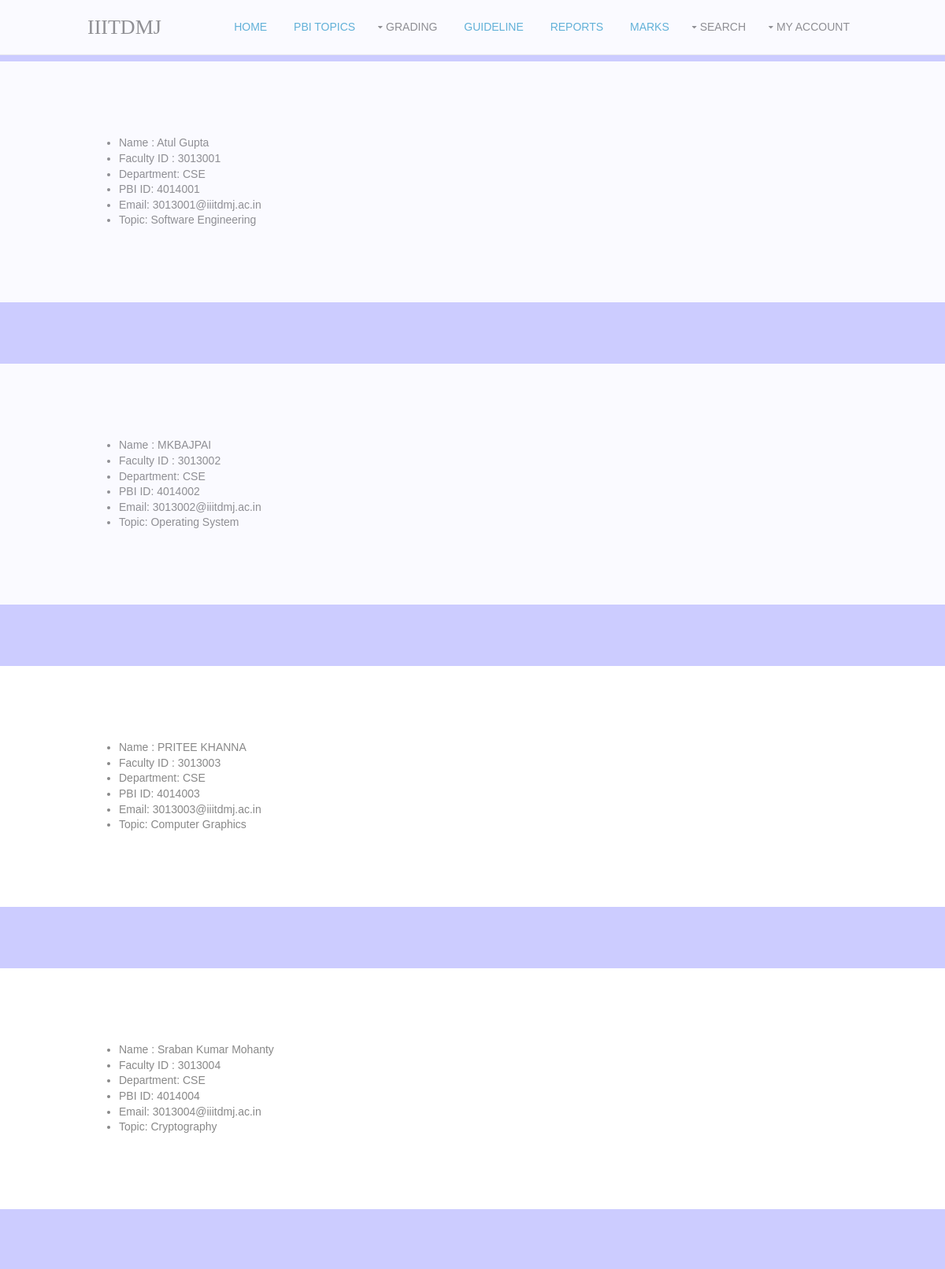
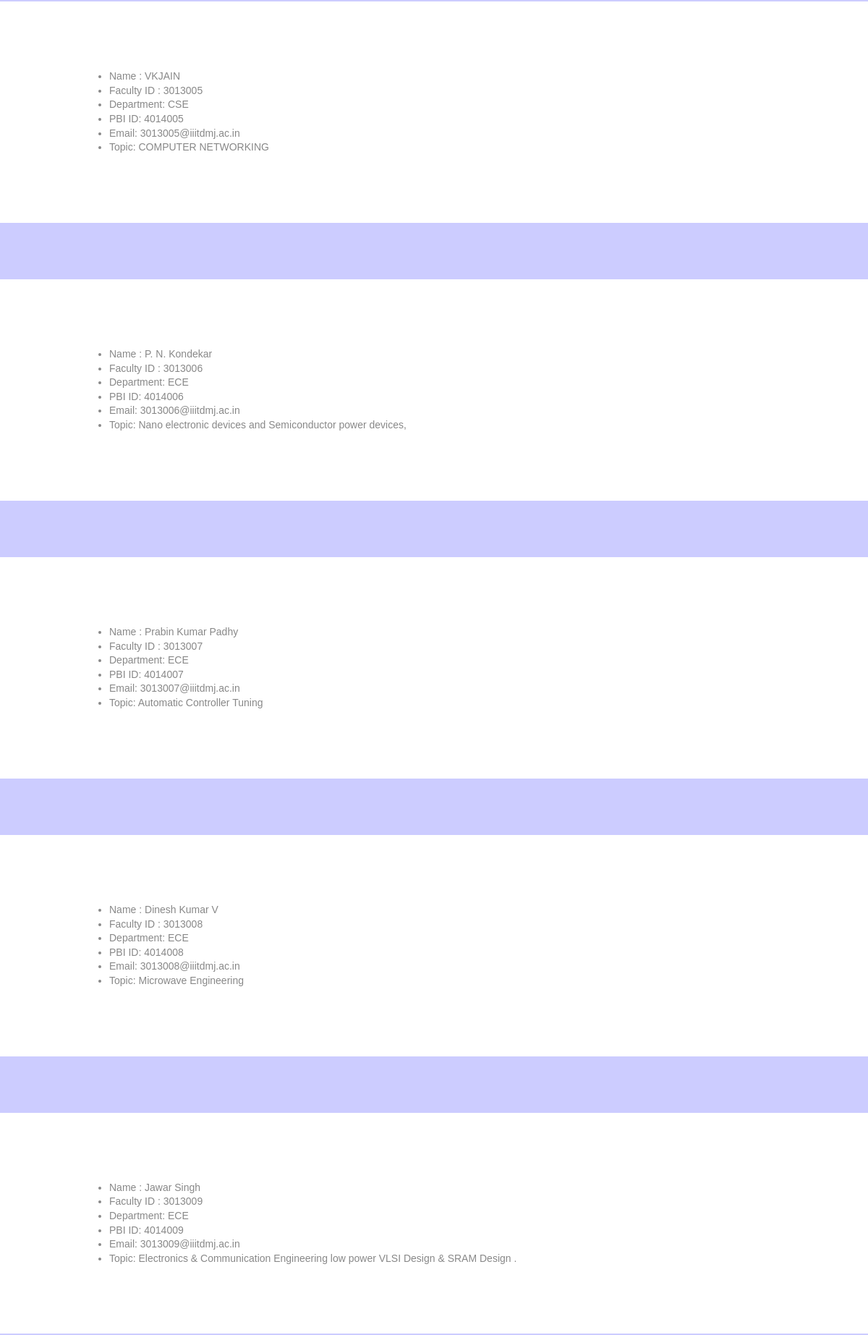
The app's page /Search_faculty.php (upper part) with its own data (2 pictures, top to bottom).
### tables this page shows
CREATE TABLE IF NOT EXISTS `FACULTY` (
  `FNAME` varchar(20) NOT NULL,
  `FACULTY_ID` int(7) NOT NULL,
  `F_P_NUMBER` varchar(10) NOT NULL,
  `EMAIL` varchar(30) NOT NULL,
  `DEPARTMENT` varchar(3) NOT NULL,
  PRIMARY KEY (`FACULTY_ID`)
);

### Search_faculty.php (the view, shortened to what this page needs)
<?php
  echo'<div style="opacity:0.9;margin:0;border-radius:10px;width:100%;">';
    include 'main_chairman.php';
		echo '<div style="" id="head">';
  if(1)
  {
include('db_conn.php');
$qry = "SELECT DISTINCT (
P.PBI_ID
), F.FNAME, F.FACULTY_ID, F.DEPARTMENT, F.EMAIL, P.TOPIC_NAME
FROM FACULTY F, PBI P
WHERE F.FACULTY_ID = P.FA_ID
LIMIT 0 , 30";
$result = mysqli_query($link,$qry);
while ($row=mysqli_fetch_assoc($result))
{
	echo '
	  		<br><br><br><br>
	<div class="wrapper row3">
  <main class="container clear">
	<p style="margin-left:50px">
<ul>
<li> Name : '.$row['FNAME'].'</li>
<li> Faculty ID : '.$row['FACULTY_ID'].'</li>
<li> Department: '.$row['DEPARTMENT'].'</li>
<li> PBI ID: '.$row['PBI_ID'].'</li>
<li> Email: '.$row['EMAIL'].'</li>
<li> Topic: '.$row['TOPIC_NAME'].'</li>
</ul>
			</p>
			</div>
			</div>';
}
include 'footer.php';
 }
 else
  {
	exit();
	}
?>

### main_chairman.php (shortened to what this page needs)
<!DOCTYPE html>
<html>
<head>
<link href="layout/styles/layout.css" rel="stylesheet" type="text/css" media="all">
</head>
<body id="top">
<div class="wrapper row0 fixed">
  <header id="header" class="clear">
    <div id="logo" class="fl_left">
         <h1><a href="index_chairman.php">IIITDMJ</a></h1>
    </div>
    <nav id="mainav" class="fl_right">
      <ul class="clear">
        <li class="active"><a href="index_chairman.php">Home</a></li>
		 <li class="active"><a href="index_chairman.php">PBI Topics</a></li>
        <li><a class="drop" href="#">Grading</a>
        </li>
		 <li class="active"><a href="guideline_chairman.php">Guideline</a></li>
		  <li class="active"><a href="reportlist_chairman">Reports</a></li>
		   <li class="active"><a href="marks_chairmanlist.php">Marks</a></li>
			    <li><a class="drop" href="#">Search</a>
        </li>
		    <li><a class="drop" href="#">My Account</a>
        </li>
      </ul>
    </nav>
  </header>
</div>
</body>
</html>

### footer.php (shortened to what this page needs)
<!DOCTYPE html>
<html>
<head>
<link href="layout/styles/layout.css" rel="stylesheet" type="text/css" media="all">
</head>
<body id="top">
</body>
</html>

### layout/styles/layout.css (style rules this page uses)
.row0 { border-bottom:1px solid; }
#header { text-transform:uppercase; }
#header * { margin:0; padding:0; }
#header #logo h1 { margin-top:20px; font-size:26px; text-transform:capitalize; font-variant:small-caps; }
.container { padding:80px 0; }
.row0, .faico a, #mainav *, .shout-content, .overlay ::before, .overlay ::after, .boxedicon a, .clients ul li *, #backtotop { transition:all .5s ease-in-out; }
nav ul, nav ol { margin:0; padding:0; list-style:none; }
#mainav .drop::after, #mainav li li .drop::after, #breadcrumb li a::after, .sidebar nav a::after { position:absolute; font-family:"FontAwesome"; font-size:10px; line-height:10px; }
#mainav { margin-bottom:-1px; }
#mainav ul { text-transform:uppercase; }
#mainav li { display:inline-block; position:relative; margin:0 10px 0 0; padding:0; }
#mainav li:last-child { margin-right:0; }
#mainav li a { display:block; padding:25px 10px; }
#mainav .drop { padding-left:15px; }
#mainav .drop::after, #mainav li li .drop::after { content:"\f0d7"; }
#mainav .drop::after { top:30px; left:5px; }
body { color:#B4B4B4; background-color:#CCCCFF; }
a { color:#56AED4; }
.row0 { color:#888888; background-color:rgba(255,255,255,.8); border-color:#EDEDED; }
.row3 { color:#888888; background-color:#FFFFFF; }
#header #logo h1 a { color:inherit; }
#mainav li a { color:inherit; }
#mainav .active a, #mainav a:hover, #mainav li:hover > a { color:#56AED4; background-color:inherit; }

### layout/styles/framework.css (style rules this page uses)
html { overflow-y:scroll; }
html, body { margin:0; padding:0; font-size:14px; line-height:1.4em; }
.fixed { position:fixed; }
.clear, .group { display:block; }
.clear::before, .clear::after, .group::before, .group::after { display:table; content:""; }
.clear, .clear::after, .group, .group::after { clear:both; }
a { outline:none; text-decoration:none; }
.fl_left, .imgl { float:left; }
.fl_right, .imgr { float:right; }
body, input, textarea, select { font-family:Verdana, Geneva, sans-serif; }
h1, h2, h3, h4, h5, h6, .heading { font-family:Georgia, "Times New Roman", Times, serif; }
h1, h2, h3, h4, h5, h6, .heading { margin:0 0 20px 0; font-size:22px; line-height:normal; font-weight:normal; }
.wrapper { display:block; position:relative; width:100%; margin:0; padding:0; text-align:left; word-wrap:break-word; }
.wrapper.fixed { position:fixed; z-index:999; }
#header, .shout, #pageintro, .container, .clients, #footer, #copyright { display:block; width:978px; margin:0 auto; }
address, article, aside, figcaption, figure, footer, header, main, nav, section { display:block; margin:0; padding:0; }

### records on screen
faculty: FNAME "Atul Gupta", FACULTY_ID "3013001", DEPARTMENT "CSE", PBI_ID "4014001", EMAIL "3013001@iiitdmj.ac.in", TOPIC_NAME "Software Engineering"
faculty: FNAME "MKBAJPAI", FACULTY_ID "3013002", DEPARTMENT "CSE", PBI_ID "4014002", EMAIL "3013002@iiitdmj.ac.in", TOPIC_NAME "Operating System"
faculty: FNAME "PRITEE KHANNA", FACULTY_ID "3013003", DEPARTMENT "CSE", PBI_ID "4014003", EMAIL "3013003@iiitdmj.ac.in", TOPIC_NAME "Computer Graphics"
faculty: FNAME "Sraban Kumar Mohanty", FACULTY_ID "3013004", DEPARTMENT "CSE", PBI_ID "4014004", EMAIL "3013004@iiitdmj.ac.in", TOPIC_NAME "Cryptography"
faculty: FNAME "VKJAIN", FACULTY_ID "3013005", DEPARTMENT "CSE", PBI_ID "4014005", EMAIL "3013005@iiitdmj.ac.in", TOPIC_NAME "COMPUTER NETWORKING"
faculty: FNAME "P. N. Kondekar", FACULTY_ID "3013006", DEPARTMENT "ECE", PBI_ID "4014006", EMAIL "3013006@iiitdmj.ac.in", TOPIC_NAME "Nano electronic devices and Semiconductor power devices,"
faculty: FNAME "Prabin Kumar Padhy", FACULTY_ID "3013007", DEPARTMENT "ECE", PBI_ID "4014007", EMAIL "3013007@iiitdmj.ac.in", TOPIC_NAME "Automatic Controller Tuning"
faculty: FNAME "Dinesh Kumar V", FACULTY_ID "3013008", DEPARTMENT "ECE", PBI_ID "4014008", EMAIL "3013008@iiitdmj.ac.in", TOPIC_NAME "Microwave Engineering"
faculty: FNAME "Jawar Singh", FACULTY_ID "3013009", DEPARTMENT "ECE", PBI_ID "4014009", EMAIL "3013009@iiitdmj.ac.in", TOPIC_NAME "Electronics & Communication Engineering low power VLSI Design & SRAM Design ."
